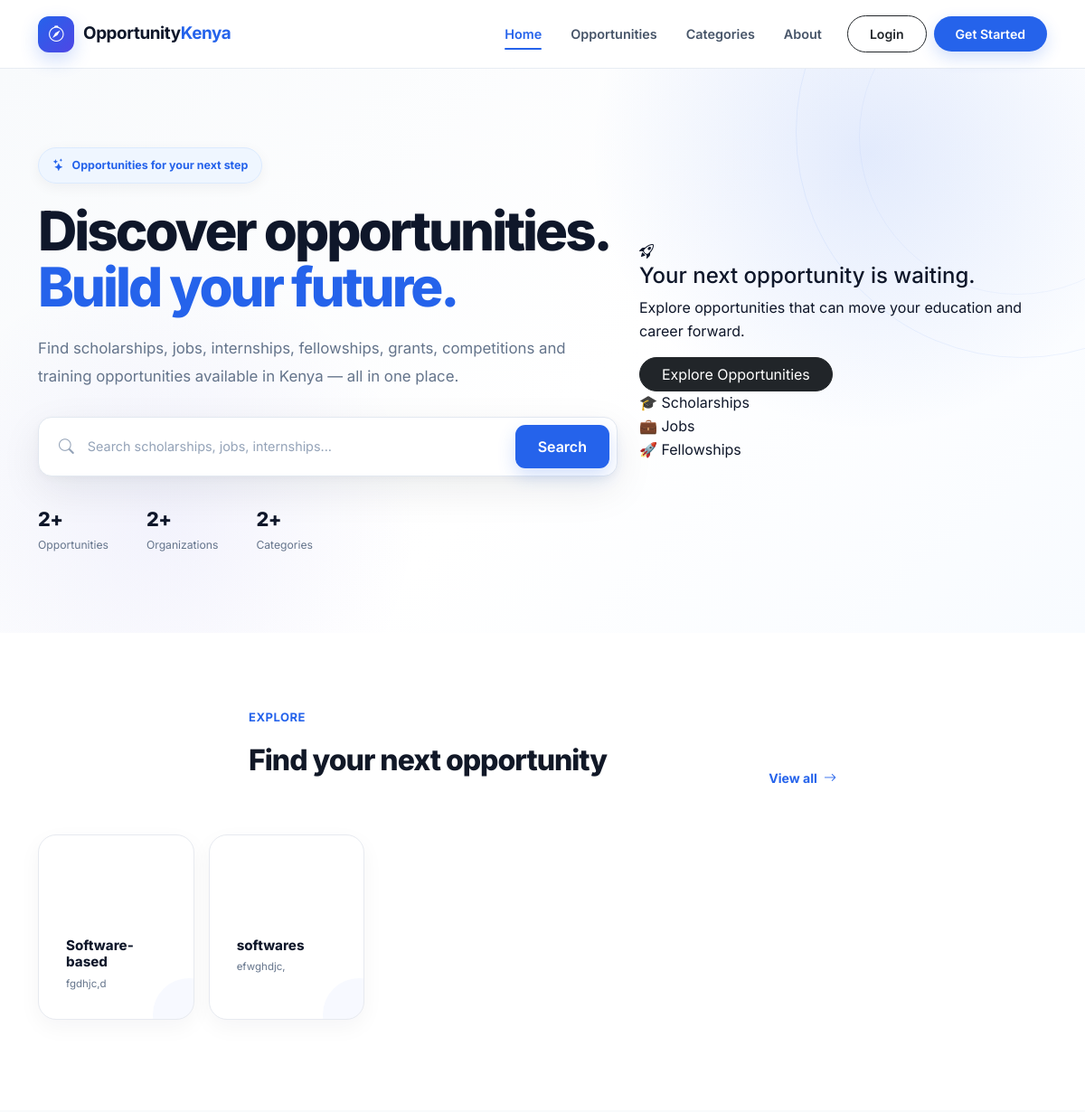
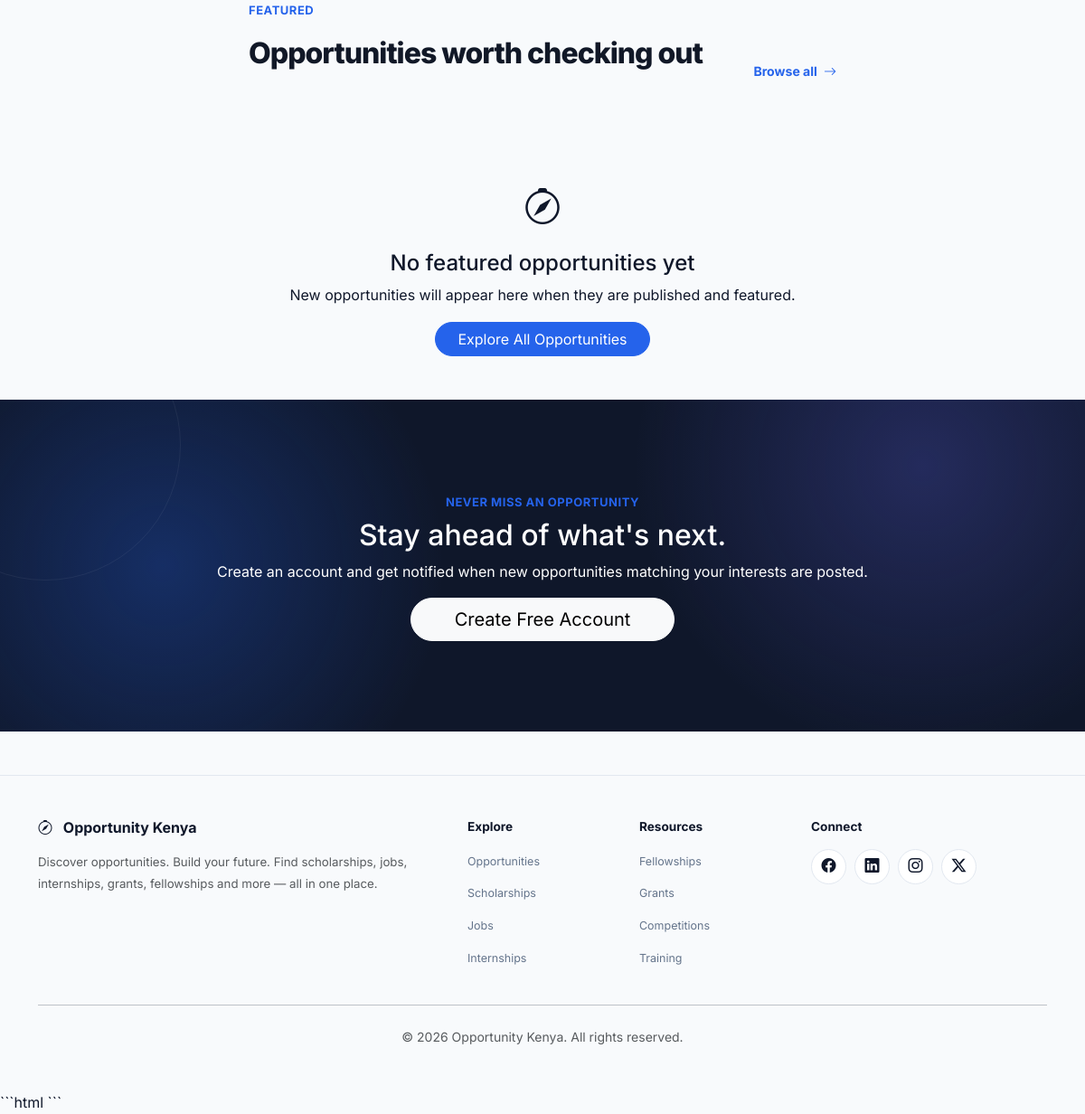
The page / on the database its author committed (2 pictures, top to bottom).
### opportunity/models.py (models this page shows, shortened)
class Category(models.Model):
    name = models.CharField(max_length=100, unique=True)
    slug = models.SlugField(max_length=120, unique=True, blank=True)
    description = models.TextField(blank=True)
    icon = models.CharField(max_length=100, blank=True)
    is_active = models.BooleanField(default=True)
    class Meta:
        verbose_name_plural = "Categories"
        ordering = ["name"]

### opportunity/views.py (the view)
# urls.py: path("", views.home, name="home"),
def home(request):
    published_opportunities = Opportunity.objects.filter(
        is_published=True
    ).select_related("category")
    featured_opportunities = published_opportunities.filter(
        is_featured=True
    ).order_by("-created_at")[:3]
    active_categories = Category.objects.filter(
        is_active=True
    ).order_by("name")
    total_opportunities = published_opportunities.count()
    total_organizations = (
        published_opportunities
        .values("organization")
        .distinct()
        .count()
    )
    total_categories = active_categories.count()
    saved_opportunity_ids = set()
    if request.user.is_authenticated:
        saved_opportunity_ids = set(
            SavedOpportunity.objects.filter(
                user=request.user
            ).values_list("opportunity_id", flat=True)
        )
    context = {
        "featured_opportunities": featured_opportunities,
        "categories": active_categories,
        "total_opportunities": total_opportunities,
        "total_organizations": total_organizations,
        "total_categories": total_categories,
        "saved_opportunity_ids": saved_opportunity_ids,
    }
    return render(request, "opportunity/home.html", context)

### opportunity/context_processors.py (called while the page is built, shortened)
def notification_context(request):
  if not request.user.is_authenticated:
    return {
    "navbar_notifications": [],
    "unread_notifications_count": 0,
    }

def global_data(request):
    context = {
        "navbar_notifications": [],
        "unread_notifications_count": 0,
        "navbar_profile": None,
    }
    return context

### opportunity/templates/opportunity/home.html (shortened to what this page needs)
{% extends "opportunity/base.html" %}
{% load static %}
{% block content %}
<section class="hero-section">
    <div class="container">
        <div class="row align-items-center min-vh-75">
            <div class="col-lg-7">
                <span class="hero-badge">
                    <i class="bi bi-stars"></i>
                    Opportunities for your next step
                </span>
                <h1 class="hero-title">
                    Discover opportunities.
                    <span>Build your future.</span>
                </h1>
                <p class="hero-text">
                    Find scholarships, jobs, internships, fellowships,
                    grants, competitions and training opportunities
                    available in Kenya — all in one place.
                </p>
               <form action="{% url 'opportunities' %}" method="GET" class="hero-search">
                            <div class="search-input">
                                <i class="bi bi-search"></i>
                            <input
                                type="search"
                                name="q"
                                id="homeSearchInput"
                                placeholder="Search scholarships, jobs, internships..."
                                aria-label="Search opportunities"
                                autocomplete="off"
                                required
                            >
                        </div>
                        <button type="submit" class="btn btn-primary search-btn">
                            Search
                        </button>
                        </form>
                <div class="hero-stats">
                    <div>
                        <strong>{{ total_opportunities }}+</strong>
                        <span>Opportunities</span>
                    </div>
                    <div>
                        <strong>{{ total_organizations }}+</strong>
                        <span>Organizations</span>
                    </div>
                    <div>
                        <strong>{{ total_categories }}+</strong>
                        <span>Categories</span>
                    </div>
                </div>
            </div>
            <div class="col-lg-5 d-none d-lg-block">
                <div class="hero-visual">
                    <div class="hero-main-card">
                        <div class="hero-icon">
                            <i class="bi bi-rocket-takeoff"></i>
                        </div>
                        <h4>
                            Your next opportunity is waiting.
                        </h4>
                        <p>
                            Explore opportunities that can move
                            your education and career forward.
                        </p>
                        <a
                            href="{% url 'opportunities' %}"
                            class="btn btn-dark rounded-pill px-4"
                        >
                            Explore Opportunities
                        </a>
                    </div>
                    <div class="floating-card card-one">
                        🎓 Scholarships
                    </div>
                    <div class="floating-card card-two">
                        💼 Jobs
                    </div>
                    <div class="floating-card card-three">
                        🚀 Fellowships
                    </div>
                </div>
            </div>
        </div>
    </div>
</section>
<section class="categories-section" id="categories">
    <div class="container">
        <div class="section-heading">
            <div>
                <span class="section-label">
                    EXPLORE
                </span>
                <h2>
                    Find your next opportunity
                </h2>
            </div>
            <a href="{% url 'categories' %}" class="view-all">
                View all
                <i class="bi bi-arrow-right"></i>
            </a>
        </div>
        <div class="row g-3 mt-4">
            {% for category in categories %}
                <div class="col-6 col-md-4 col-lg-2">
                    <a
                        href="{% url 'opportunities' %}?category={{ category.slug|urlencode }}"
                        class="category-card"
                    >
                        <div class="category-icon {{ category.slug }}">
                        </div>
                        <h6>{{ category.name }}</h6>
                        <span>
                            {% if category.description %}
                                {{ category.description|truncatewords:4 }}
                            {% else %}
                                Explore opportunities
                            {% endif %}
                        </span>
                    </a>
                </div>
            {% endfor %}
        </div>
    </div>
</section>
<section class="featured-section" id="opportunities">
    <div class="container">
        <div class="section-heading">
            <div>
                <span class="section-label">
                    FEATURED
                </span>
                <h2>
                    Opportunities worth checking out
                </h2>
            </div>
            <a href="{% url 'opportunities' %}" class="view-all">
                Browse all
                <i class="bi bi-arrow-right"></i>
            </a>
        </div>
        <div class="row g-4 mt-4">
            {% for opportunity in featured_opportunities %}
                <div class="col-md-6 col-lg-4">
                    <div class="opportunity-card">
                        <div class="opportunity-top">
                            <span class="opportunity-type {{ opportunity.opportunity_type }}-type">
                                {{ opportunity.get_opportunity_type_display }}
                            </span>
                            <button
                                type="button"
                                class="save-btn {% if opportunity.id in saved_opportunity_ids %}saved{% endif %}"
                                data-opportunity-id="{{ opportunity.id }}"
                                aria-label="{% if opportunity.id in saved_opportunity_ids %}Remove from saved opportunities{% else %}Save opportunity{% endif %}"
                                title="{% if opportunity.id in saved_opportunity_ids %}Remove from saved opportunities{% else %}Save opportunity{% endif %}"
                            >
                                <i class="bi {% if opportunity.id in saved_opportunity_ids %}bi-bookmark-fill{% else %}bi-bookmark{% endif %}"></i>
                            </button>
                        </div>
                        <div class="organization">
                            <div class="organization-logo">
                                {{ opportunity.organization|first|upper }}
                            </div>
                            <span>
                                {{ opportunity.organization }}
                            </span>
                        </div>
                        <h4>
                            {{ opportunity.title }}
                        </h4>
                        <p>
                            {{ opportunity.description|truncatewords:22 }}
                        </p>
                        <div class="opportunity-meta">
                            <span>
                                <i class="bi bi-geo-alt"></i>
                                {{ opportunity.location|default:"Location not specified" }}
                            </span>
                            <span>
                                <i class="bi bi-calendar3"></i>
                                {% if opportunity.deadline %}
                                    {{ opportunity.deadline|date:"M d, Y" }}
                                {% else %}
                                    No deadline specified
                                {% endif %}
                            </span>
                        </div>
                        <a
                            href="{% url 'opportunity_detail' opportunity.slug %}"
                            class="btn btn-outline-primary w-100 mt-3"
                        >
                            View Opportunity
                        </a>
                    </div>
                </div>
            {% empty %}
                <div class="col-12">
                    <div class="text-center py-5">
                        <i class="bi bi-compass fs-1"></i>
                        <h4 class="mt-3">
                            No featured opportunities yet
                        </h4>
                        <p>
                            New opportunities will appear here when
                            they are published and featured.
                        </p>
                        <a
                            href="{% url 'opportunities' %}"
                            class="btn btn-primary rounded-pill px-4"
                        >
                            Explore All Opportunities
                        </a>
                    </div>
                </div>
            {% endfor %}
        </div>
    </div>
</section>
<section class="cta-section">
    <div class="container text-center">
        <span class="section-label">
            NEVER MISS AN OPPORTUNITY
        </span>
        <h2>
            Stay ahead of what's next.
        </h2>
        <p>
            Create an account and get notified when new
            opportunities matching your interests are posted.
        </p>
        {% if user.is_authenticated %}
            <a
                href="{% url 'dashboard' %}"
                class="btn btn-light btn-lg rounded-pill px-5"
            >
                Go to Dashboard
            </a>
        {% else %}
            <a
                href="{% url 'register' %}"
                class="btn btn-light btn-lg rounded-pill px-5"
            >
                Create Free Account
            </a>
        {% endif %}
    </div>
</section>
{% endblock %}

### rows shown on the page
Category: name "Software-based", description "fgdhjc,d"
Category: name "softwares", description "efwghdjc,"

### other values the page prints
{{ total_opportunities }} "2"
{{ total_organizations }} "2"
{{ total_categories }} "2"
